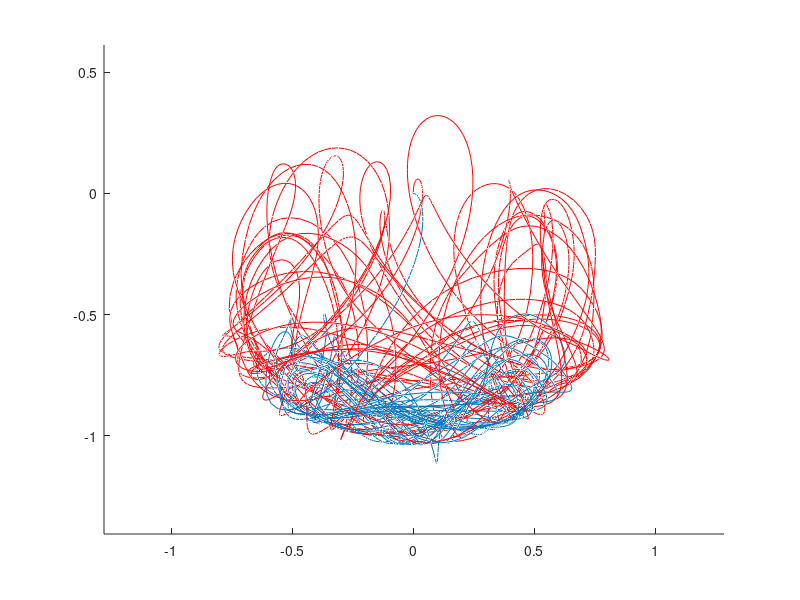

MATLAB code for this plot:
function test
    
    g = [0 0 -9.8].';
    
    L = 1;
    m = 1;
    
    Omega = [0 0 10].';
    Omega_dot = [0 0 0].';
    
    gamma = 0.1;
    gamma2 = 10;
    
    k = 1e4;
    
    rT = [20 0 0].';
    
figure(1), clf, hold on
%figure(2), clf, hold on


    %options = odeset('outputfcn', @outputfcn, 'abstol', 1e-3);    
    options = odeset('reltol', 1e-2);  
    tic
    [~,y] = ode45(@dydt, [0 10], [0;0;-L+0.5; 0;0;-L;   2;0;0; 0;5;0], options);
    toc
    
    plot3(y(:,1),y(:,2),y(:,3));    
    axis equal
    hold on
    
    plot3(y(:,4),y(:,5),y(:,6), 'r');
    

    function dy = dydt(~,y)

        r = reshape(y(1:numel(y)/2), 3,[]);
        v = reshape(y(1+numel(y)/2 : end), 3,[]);

        nr = sqrt(sum(r.^2));
        
        rhat = bsxfun(@rdivide, r, nr);
        
        
        om = bsxfun(@rdivide, [...
            r(2,:).*v(3,:) - r(3,:).*v(2,:)
            r(3,:).*v(1,:) - r(1,:).*v(3,:)
            r(1,:).*v(2,:) - r(2,:).*v(1,:)], nr);
        
        om_x_v = [...
            om(2,:).*v(3,:) - om(3,:).*v(2,:)
            om(3,:).*v(1,:) - om(1,:).*v(3,:)
            om(1,:).*v(2,:) - om(2,:).*v(1,:)];
        
        om_x_r = [...
            om(2,:).*r(3,:) - om(3,:).*r(2,:)
            om(3,:).*r(1,:) - om(1,:).*r(3,:)
            om(1,:).*r(2,:) - om(2,:).*r(1,:)];
            
        Omega_x_rT = [...
            Omega(2)*rT(3) - Omega(3)*rT(2)
            Omega(3)*rT(1) - Omega(1)*rT(3)
            Omega(1)*rT(2) - Omega(2)*rT(1)];
        
        Omega_dot_x_r = [...
            Omega_dot(2)*r(3,:) - Omega_dot(3).*r(2,:)
            Omega_dot(3)*r(1,:) - Omega_dot(1).*r(3,:)
            Omega_dot(1)*r(2,:) - Omega_dot(2).*r(1,:)];
        
        
        Omega_x_r = [...
            Omega(2)*r(3,:) - Omega(3)*r(2,:)
            Omega(3)*r(1,:) - Omega(1)*r(3,:)
            Omega(1)*r(2,:) - Omega(2)*r(1,:)];
        
        Omega_x_v = [...
            Omega(2)*v(3,:) - Omega(3)*v(2,:)
            Omega(3)*v(1,:) - Omega(1)*v(3,:)
            Omega(1)*v(2,:) - Omega(2)*v(1,:)];
        
        
        Omega_x_Omega_x_r = [...
            Omega(2)*Omega_x_r(3,:) - Omega(3)*Omega_x_r(2,:)
            Omega(3)*Omega_x_r(1,:) - Omega(1)*Omega_x_r(3,:)
            Omega(1)*Omega_x_r(2,:) - Omega(2)*Omega_x_r(1,:)];

        
        % string is tight
        F_tight = bsxfun(@times, nr >= L,...
            m*om_x_v - gamma*om_x_r - ...
            k*bsxfun(@times, nr-L, rhat) - gamma2*bsxfun(@times, sum(rhat.*v), rhat));
         
        % ficticious forces
        F_non_inertial = m*(bsxfun(@plus, ...
            Omega_x_rT, Omega_dot_x_r + Omega_x_Omega_x_r + 2*Omega_x_v));
        
        % the accelerations of all the masses
        a = bsxfun(@plus, m*g, F_tight - F_non_inertial);
        
        % the derivative of the state vector
        dy = [v(:); a(:)];

    end
    
    
    function stop = outputfcn(t,y, state)
        stop = false;
        
        persistent gg ii;
        if isempty(gg)
        gg = NaN(2e3,3);
        ii = 1;
        end
        
        if isempty(state)
            gg(ii,:) = [ y(1),y(2),y(3) ];
            t(1)
%         dy = dydt(t,y(:,1));
%         figure(1)
%         plot(t,dy(4),'b.', t,dy(5),'r.', t,dy(6),'k.')
%         figure(2)
clf
        plot3(gg(:,1),gg(:,2),gg(:,3), 'r')
        axis equal
        drawnow
        ii=ii+1;
        end
        
    end

end



